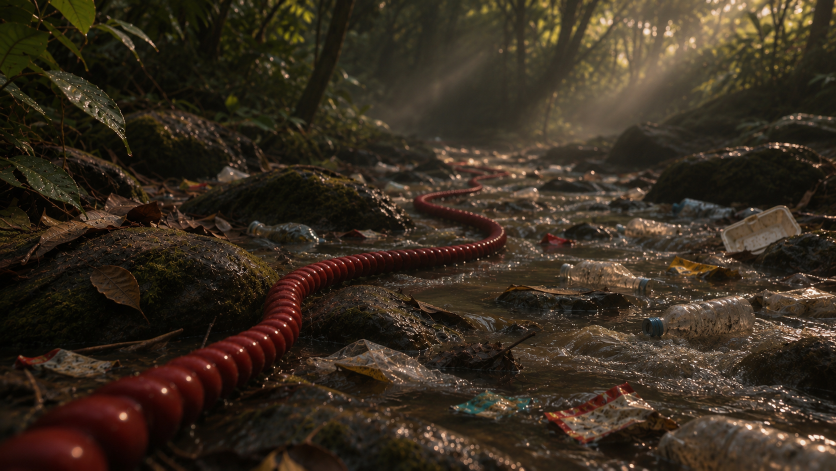
#> input picture src/source.png, 1672 x 941 px (shown at 1/2 size)
$ python render.py
#> lines starting #> are read from the running program, lines starting #| are printed output that depends on the picture; after the words box and inside, x2 and y2 are one past the last pixel; in counts of white or black regions, pixels touching at a corner belong together
#!/usr/bin/env python3
"""Render a 5s 'slow dolly pull-out following the cord' clip from a still photo.

2.5D approach:
  * hand-tuned depth map -> parallax dolly (near ground shrinks faster than far forest)
  * water mask -> advected noise displacement (ripples flowing toward camera),
    flickering specular glints, slight bobbing of floating trash
  * animated god-rays, drifting dust motes, gentle leaf sway, film grain
Usage: python3 render.py [src.png] [out.mp4]
"""
import subprocess
import sys

import cv2
import numpy as np

SRC = sys.argv[1] if len(sys.argv) > 1 else "src/source.png"
OUT = sys.argv[2] if len(sys.argv) > 2 else "stream_dolly_out.mp4"
FPS, DUR = 30, 5.0
OW, OH = 1920, 1080
N = int(FPS * DUR)
rng = np.random.default_rng(7)

src = cv2.imread(SRC).astype(np.float32) / 255.0
H, W = src.shape[:2]
#> H = 941; W = 1672
yy, xx = np.mgrid[0:H, 0:W].astype(np.float32)


_remap = cv2.remap
def _r(img, mx, my, *a, **k):
    f32 = lambda v: np.ascontiguousarray(v, dtype=np.float32)
    return _remap(f32(img), f32(mx), f32(my), *a, **k)
cv2.remap = _r


def smooth(m, k):
    k = int(k) | 1
    return cv2.GaussianBlur(m, (k, k), 0)


def smoothstep(a, b, x):
    t = np.clip((x - a) / (b - a), 0, 1)
    return t * t * (3 - 2 * t)


# ---------------------------------------------------------------- masks
sx, sy = W / 1672.0, H / 941.0
#> sx = 1; sy = 1
def P(pts):
    return np.array([(x * sx, y * sy) for x, y in pts], np.int32)

water = np.zeros((H, W), np.uint8)
cv2.fillPoly(water, [P([(600, 941), (640, 760), (760, 620), (830, 500), (900, 420),
                        (960, 330), (1050, 295), (1200, 290), (1300, 330), (1260, 380),
                        (1380, 425), (1672, 440), (1672, 941)])], 255)
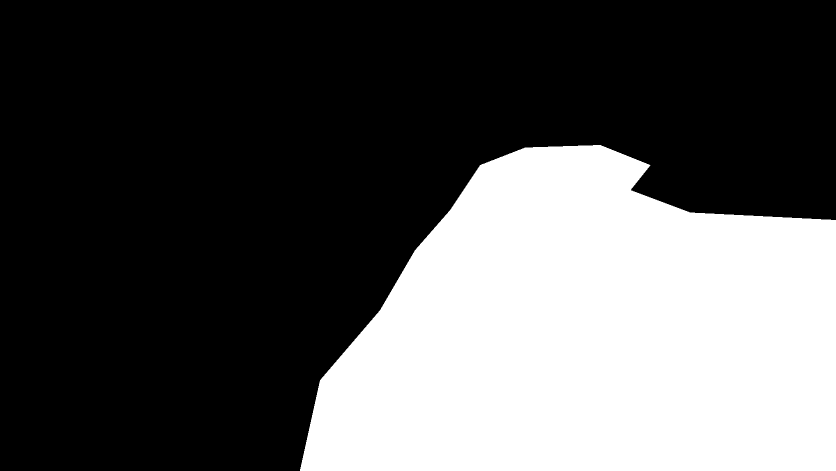
#> water: shape (941, 1672) (shown at 1/2 size); 34% white; 1 white region, box (x1, y1, x2, y2) and area: (600, 290, 1672, 941) 534587
# far stream + channel between the left rocks
cv2.fillPoly(water, [P([(760, 330), (900, 300), (1060, 285), (1220, 285), (1250, 310),
                        (1000, 340), (880, 400), (820, 440), (760, 400)])], 255)
cv2.fillPoly(water, [P([(470, 470), (560, 440), (700, 425), (830, 470), (800, 540),
                        (700, 500), (600, 490), (520, 500)])], 160)
water = smooth(water.astype(np.float32) / 255.0, 41)

hsv = cv2.cvtColor((src * 255).astype(np.uint8), cv2.COLOR_BGR2HSV)
#> hsv: shape (941, 1672, 3); mean H, S, V 18.6, 121.2, 55.5
red = (((hsv[..., 0] < 10) | (hsv[..., 0] > 165)) & (hsv[..., 1] > 110) & (hsv[..., 2] > 40))
#> red: shape (941, 1672) bool; 5.1% white; 1475 white regions (1449 under 20 px), largest, box (x1, y1, x2, y2) and area: (4, 333, 1018, 941) 69966, (1088, 762, 1271, 871) 3535, (1080, 466, 1151, 499) 900
red = red.astype(np.uint8) * 255
red[:, int(1050 * sx):] = 0                      # the red wrapper is trash, not cord
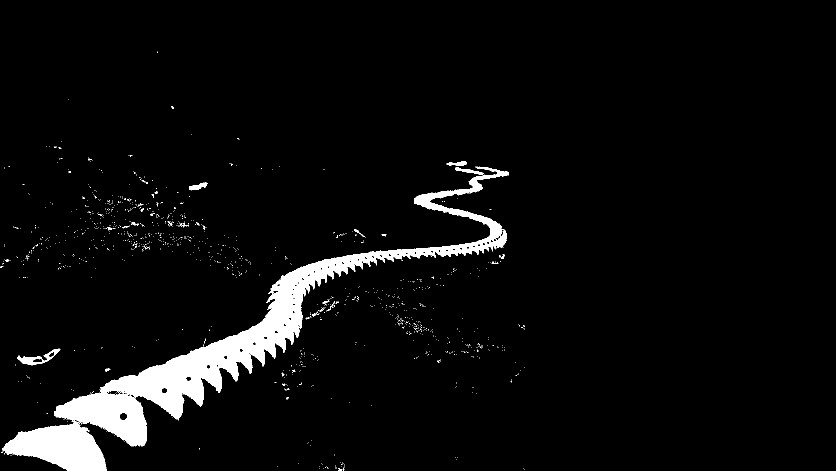
#> red: shape (941, 1672) (shown at 1/2 size); 4.7% white; 1166 white regions (1145 under 20 px), largest, box (x1, y1, x2, y2) and area: (4, 333, 1018, 941) 69966, (35, 697, 121, 731) 841, (378, 364, 415, 381) 309
red = cv2.morphologyEx(red, cv2.MORPH_CLOSE, np.ones((15, 15), np.uint8))
#> red: shape (941, 1672); 6.4% white; 200 white regions (155 under 20 px), largest, box (x1, y1, x2, y2) and area: (0, 322, 1018, 941) 79663, (170, 391, 414, 512) 8185, (765, 589, 865, 670) 2244
n, lab, stats, _ = cv2.connectedComponentsWithStats(red)
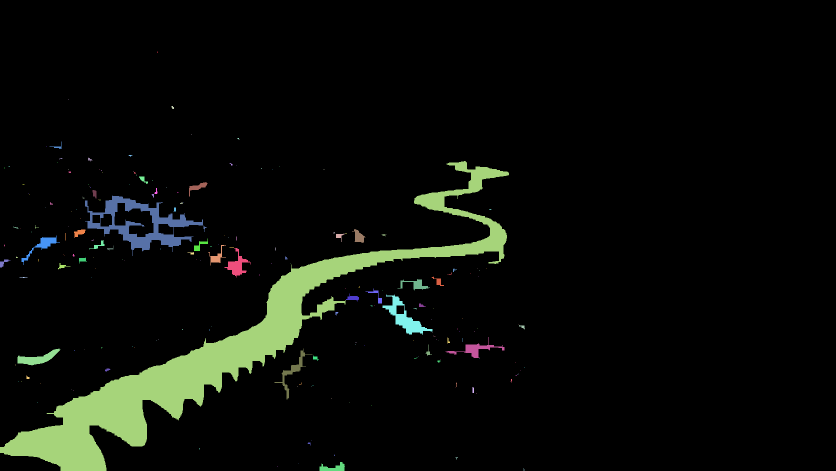
#> lab: shape (941, 1672) int32 (shown at 1/2 size); 201 distinct labels, from 0 to 200; one colour per label, 0 black
#> n = 201; stats = 201 rows, first 6: [0, 0, 1672, 941, 1473115], [314, 103, 2, 2, 3], [137, 198, 1, 1, 1], [343, 212, 5, 6, 22], [383, 268, 1, 1, 1], [475, 276, 4, 3, 8]
cord = np.zeros((H, W), np.float32)
for i in range(1, n):
    if stats[i, cv2.CC_STAT_AREA] > 2500:
        cord[lab == i] = 1
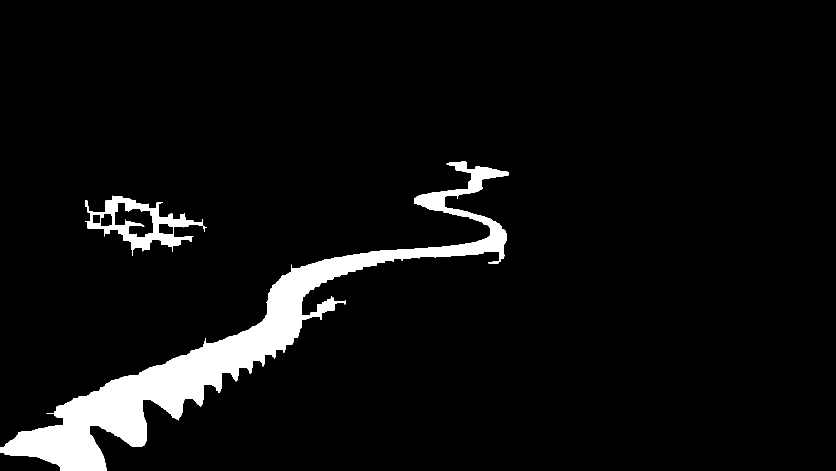
#> cord: shape (941, 1672) float32 (shown at 1/2 size); values 0 (black) and 1 (white), 5.6% white; 2 white regions, box (x1, y1, x2, y2) and area: (0, 322, 1018, 941) 79663, (170, 391, 414, 512) 8185
cord = smooth(cv2.dilate(cord, np.ones((7, 7), np.uint8)), 9)
water = water * (1 - cord)

lum = cv2.cvtColor(src, cv2.COLOR_BGR2GRAY)
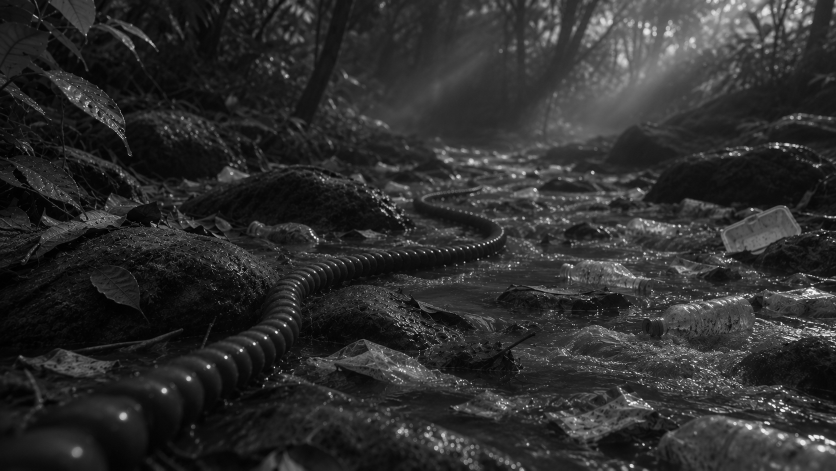
#> lum: shape (941, 1672) float32 (shown at 1/2 size); min 0, max 1, mean 0.18
hilite = smoothstep(0.45, 0.85, lum)             # pixels that already glint

leaves = np.zeros((H, W), np.float32)
cv2.fillPoly(leaves, [P([(0, 0), (330, 0), (330, 120), (280, 330), (190, 430), (0, 470)])], 1)
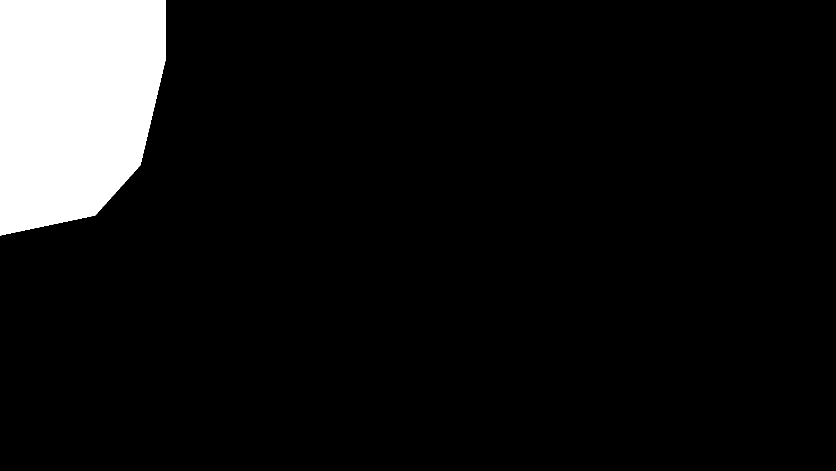
#> leaves: shape (941, 1672) float32 (shown at 1/2 size); values 0 (black) and 1 (white), 8.4% white; 1 white region, box (x1, y1, x2, y2) and area: (0, 0, 331, 471) 131656
leaves = smooth(leaves, 61)

# ---------------------------------------------------------------- depth (0 far .. 1 near)
VX, VY = 1100 * sx, 270 * sy                     # vanishing area of the stream
#> VX = 1100; VY = 270
depth = np.clip((yy - VY) / (H - VY), 0, 1) ** 0.85
depth = np.maximum(depth, 0.75 * leaves)
depth = smooth(depth, 81)
Z = 1.0 / (0.2 + 0.8 * depth)                    # near=1 .. far=5

# ---------------------------------------------------------------- tileable noise
def tile_noise(size, sigma, seed):
    r = np.random.default_rng(seed).standard_normal((size, size)).astype(np.float32)
    f = np.fft.fft2(r)
    k = np.fft.fftfreq(size)[:, None] ** 2 + np.fft.fftfreq(size)[None, :] ** 2
    n_ = np.real(np.fft.ifft2(f * np.exp(-k * (2 * np.pi * sigma) ** 2 / 2))).astype(np.float32)
    return n_ / (n_.std() + 1e-6)

T = 512
NZ = [tile_noise(T, s, i) for i, s in enumerate([22, 9, 4, 2.2, 40])]

# flow: radiates from the vanishing area toward the camera, faster when near
fx, fy = xx - VX, yy - VY
fl = np.sqrt(fx * fx + fy * fy) + 1e-3
fx, fy = fx / fl, fy / fl
speed = (0.6 + 4.5 * depth)                       # px per frame at source res
persp = 0.35 + 0.65 * depth                       # ripples shrink into the distance
# noise coords: stretch across flow so ripples are wider than long
ux, uy = -fy, fx
base_u = (xx * ux + yy * uy) / persp / 1.6
base_v = (xx * fx + yy * fy) / persp


def advect(nz, t_px, scale):
    mu = (base_u / scale) % T
    mv = ((base_v - t_px * speed / persp) / scale) % T
    return cv2.remap(nz, mu.astype(np.float32), mv.astype(np.float32),
                     cv2.INTER_LINEAR, borderMode=cv2.BORDER_WRAP)

# ---------------------------------------------------------------- light rays
RX, RY = 1500 * sx, -150 * sy                     # sun behind upper-right canopy
#> RX = 1500; RY = -150
ang = np.arctan2(yy - RY, xx - RX)
rdist = np.sqrt((xx - RX) ** 2 + (yy - RY) ** 2) / W
ray_zone = smoothstep(620 * sy, 150 * sy, yy) * smoothstep(250 * sx, 900 * sx, xx)
existing_rays = smoothstep(0.30, 0.6, smooth(lum, 31)) * ray_zone
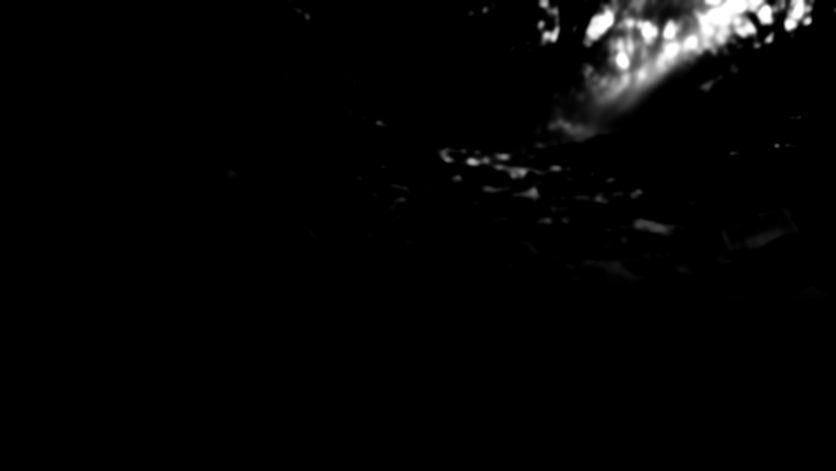
#> existing_rays: shape (941, 1672) float32 (shown at 1/2 size); min 0, max 1, mean 0.022

# dust motes
ND = 70
dust = np.stack([rng.uniform(600, 1600, ND) * sx, rng.uniform(40, 560, ND) * sy,
                 rng.uniform(0.6, 2.2, ND), rng.uniform(0, 2 * np.pi, ND),
                 rng.uniform(0.2, 1.0, ND)], 1)

# ---------------------------------------------------------------- camera
CX, CY = 830 * sx, 470 * sy                       # dolly focus: bend of the cord
#> CX = 830; CY = 470
D0 = 0.30                                         # how far forward the camera starts


def ease(t):
    s = t * t * (3 - 2 * t)
    return 0.55 * s + 0.45 * t


ogx, ogy = np.meshgrid(np.linspace(0, W - 1, OW, dtype=np.float32),
                       np.linspace(0, H - 1, OH, dtype=np.float32))


def camera_maps(t):
    e = ease(t)
    D = D0 * (1 - e)
    margin = 1.035
    # slight drift: start a touch right/up along the cord, settle centred
    shx = (1 - e) * 18 * sx + 0.6 * np.sin(t * 7.1) + 0.4 * np.sin(t * 13.3 + 1)
    shy = (1 - e) * -10 * sy + 0.5 * np.sin(t * 5.3 + 2) + 0.3 * np.sin(t * 11.7)
    qx = CX + (ogx - CX) / margin + shx
    qy = CY + (ogy - CY) / margin + shy
    px, py = qx.copy(), qy.copy()
    for _ in range(3):  # fixed-point inverse of depth-dependent magnification
        z = cv2.remap(Z, px, py, cv2.INTER_LINEAR, borderMode=cv2.BORDER_REPLICATE)
        m = z / np.maximum(z - D, 0.05)
        px = CX + (qx - CX) / m
        py = CY + (qy - CY) / m
    return np.clip(px, 0, W - 1.001), np.clip(py, 0, H - 1.001)


# ---------------------------------------------------------------- render
#> (the run stopped early here; a loop or call above may not have finished)
